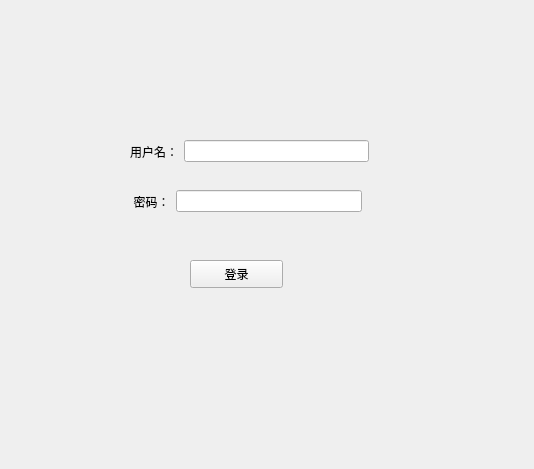
<?xml version="1.0" encoding="UTF-8"?>
<ui version="4.0">
 <class>Form</class>
 <widget class="QWidget" name="Form">
  <property name="geometry">
   <rect>
    <x>0</x>
    <y>0</y>
    <width>534</width>
    <height>469</height>
   </rect>
  </property>
  <property name="windowTitle">
   <string>Form</string>
  </property>
  <widget class="QPushButton" name="pushButton">
   <property name="geometry">
    <rect>
     <x>190</x>
     <y>260</y>
     <width>93</width>
     <height>28</height>
    </rect>
   </property>
   <property name="text">
    <string>登录</string>
   </property>
  </widget>
  <widget class="QWidget" name="">
   <property name="geometry">
    <rect>
     <x>130</x>
     <y>190</y>
     <width>232</width>
     <height>23</height>
    </rect>
   </property>
   <layout class="QHBoxLayout" name="horizontalLayout">
    <item>
     <widget class="QLabel" name="label_2">
      <property name="text">
       <string> 密码：</string>
      </property>
      <property name="alignment">
       <set>Qt::AlignCenter</set>
      </property>
     </widget>
    </item>
    <item>
     <widget class="QLineEdit" name="password">
      <property name="text">
       <string/>
      </property>
     </widget>
    </item>
   </layout>
  </widget>
  <widget class="QWidget" name="">
   <property name="geometry">
    <rect>
     <x>130</x>
     <y>140</y>
     <width>239</width>
     <height>23</height>
    </rect>
   </property>
   <layout class="QHBoxLayout" name="horizontalLayout_2">
    <item>
     <widget class="QLabel" name="label_1">
      <property name="text">
       <string>用户名：</string>
      </property>
      <property name="alignment">
       <set>Qt::AlignCenter</set>
      </property>
     </widget>
    </item>
    <item>
     <widget class="QLineEdit" name="username"/>
    </item>
   </layout>
  </widget>
 </widget>
 <resources/>
 <connections/>
</ui>
